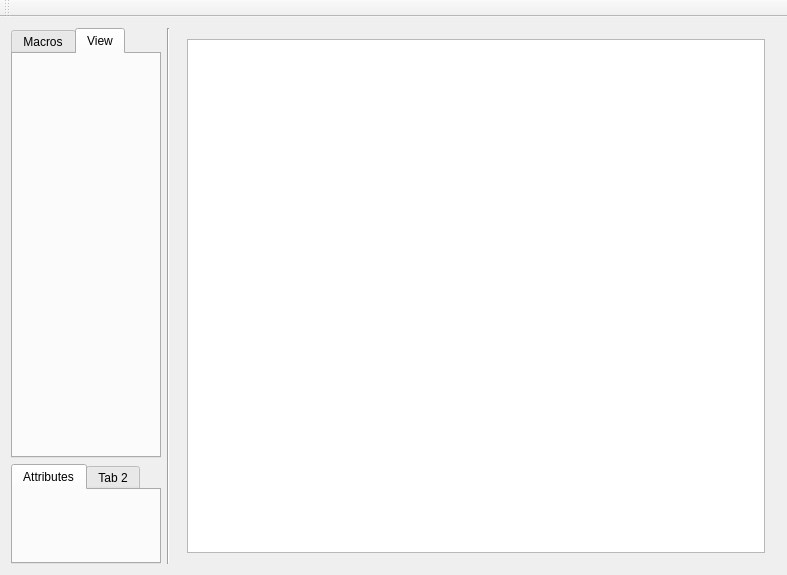
<?xml version="1.0" encoding="UTF-8"?>
<ui version="4.0">
 <class>MainWindow</class>
 <widget class="QMainWindow" name="MainWindow">
  <property name="geometry">
   <rect>
    <x>0</x>
    <y>0</y>
    <width>785</width>
    <height>575</height>
   </rect>
  </property>
  <property name="windowTitle">
   <string>TerrainBuilder</string>
  </property>
  <property name="windowIcon">
   <iconset resource="../resource.qrc">
    <normaloff>:/icon/resource/image/earth.ico</normaloff>:/icon/resource/image/earth.ico</iconset>
  </property>
  <widget class="QWidget" name="centralWidget">
   <layout class="QHBoxLayout" name="horizontalLayout_4">
    <item>
     <layout class="QVBoxLayout" name="verticalLayout_4">
      <item>
       <widget class="QTabWidget" name="design_TW">
        <property name="minimumSize">
         <size>
          <width>150</width>
          <height>0</height>
         </size>
        </property>
        <property name="maximumSize">
         <size>
          <width>200</width>
          <height>16777215</height>
         </size>
        </property>
        <property name="currentIndex">
         <number>1</number>
        </property>
        <widget class="QWidget" name="macro_tab">
         <attribute name="title">
          <string>Macros</string>
         </attribute>
         <layout class="QVBoxLayout" name="verticalLayout">
          <item>
           <layout class="QHBoxLayout" name="horizontalLayout_5">
            <item>
             <widget class="QPushButton" name="select_BT">
              <property name="styleSheet">
               <string notr="true"/>
              </property>
              <property name="text">
               <string>选择</string>
              </property>
             </widget>
            </item>
            <item>
             <widget class="QPushButton" name="connect_BT">
              <property name="text">
               <string>链接</string>
              </property>
             </widget>
            </item>
           </layout>
          </item>
          <item>
           <widget class="QToolBox" name="toolBox">
            <property name="currentIndex">
             <number>4</number>
            </property>
            <widget class="QWidget" name="page">
             <property name="geometry">
              <rect>
               <x>0</x>
               <y>0</y>
               <width>98</width>
               <height>89</height>
              </rect>
             </property>
             <attribute name="label">
              <string>Generator</string>
             </attribute>
             <layout class="QVBoxLayout" name="verticalLayout_3">
              <item>
               <widget class="QScrollArea" name="scrollArea">
                <property name="widgetResizable">
                 <bool>true</bool>
                </property>
                <widget class="QWidget" name="scrollAreaWidgetContents_2">
                 <property name="geometry">
                  <rect>
                   <x>0</x>
                   <y>0</y>
                   <width>106</width>
                   <height>156</height>
                  </rect>
                 </property>
                 <layout class="QVBoxLayout" name="verticalLayout_2">
                  <item>
                   <layout class="QHBoxLayout" name="horizontalLayout">
                    <item>
                     <widget class="QPushButton" name="layout_Gen_BT">
                      <property name="sizePolicy">
                       <sizepolicy hsizetype="Fixed" vsizetype="Fixed">
                        <horstretch>0</horstretch>
                        <verstretch>0</verstretch>
                       </sizepolicy>
                      </property>
                      <property name="minimumSize">
                       <size>
                        <width>40</width>
                        <height>40</height>
                       </size>
                      </property>
                      <property name="styleSheet">
                       <string notr="true">border-image: url(:/icon/resource/image/tool/layout.ico);</string>
                      </property>
                      <property name="text">
                       <string/>
                      </property>
                     </widget>
                    </item>
                    <item>
                     <widget class="QPushButton" name="constant_Gen_BT">
                      <property name="sizePolicy">
                       <sizepolicy hsizetype="Fixed" vsizetype="Fixed">
                        <horstretch>0</horstretch>
                        <verstretch>0</verstretch>
                       </sizepolicy>
                      </property>
                      <property name="minimumSize">
                       <size>
                        <width>40</width>
                        <height>40</height>
                       </size>
                      </property>
                      <property name="styleSheet">
                       <string notr="true">border-image: url(:/icon/resource/image/tool/constant.ico);</string>
                      </property>
                      <property name="text">
                       <string/>
                      </property>
                     </widget>
                    </item>
                   </layout>
                  </item>
                  <item>
                   <layout class="QHBoxLayout" name="horizontalLayout_2">
                    <item>
                     <widget class="QPushButton" name="gradient_Gen_BT">
                      <property name="sizePolicy">
                       <sizepolicy hsizetype="Fixed" vsizetype="Fixed">
                        <horstretch>0</horstretch>
                        <verstretch>0</verstretch>
                       </sizepolicy>
                      </property>
                      <property name="minimumSize">
                       <size>
                        <width>40</width>
                        <height>40</height>
                       </size>
                      </property>
                      <property name="styleSheet">
                       <string notr="true">border-image: url(:/icon/resource/image/tool/gradient.ico);</string>
                      </property>
                      <property name="text">
                       <string/>
                      </property>
                     </widget>
                    </item>
                    <item>
                     <widget class="QPushButton" name="perlin_Gen_BT">
                      <property name="sizePolicy">
                       <sizepolicy hsizetype="Fixed" vsizetype="Fixed">
                        <horstretch>0</horstretch>
                        <verstretch>0</verstretch>
                       </sizepolicy>
                      </property>
                      <property name="minimumSize">
                       <size>
                        <width>40</width>
                        <height>40</height>
                       </size>
                      </property>
                      <property name="styleSheet">
                       <string notr="true">border-image: url(:/icon/resource/image/tool/perlin.ico);</string>
                      </property>
                      <property name="text">
                       <string/>
                      </property>
                     </widget>
                    </item>
                   </layout>
                  </item>
                  <item>
                   <layout class="QHBoxLayout" name="horizontalLayout_3">
                    <item>
                     <widget class="QPushButton" name="radial_Gen_BT">
                      <property name="sizePolicy">
                       <sizepolicy hsizetype="Fixed" vsizetype="Fixed">
                        <horstretch>0</horstretch>
                        <verstretch>0</verstretch>
                       </sizepolicy>
                      </property>
                      <property name="minimumSize">
                       <size>
                        <width>40</width>
                        <height>40</height>
                       </size>
                      </property>
                      <property name="styleSheet">
                       <string notr="true">border-image: url(:/icon/resource/image/tool/radial.ico);</string>
                      </property>
                      <property name="text">
                       <string/>
                      </property>
                     </widget>
                    </item>
                    <item>
                     <widget class="QPushButton" name="voronoi_Gen_BT">
                      <property name="sizePolicy">
                       <sizepolicy hsizetype="Fixed" vsizetype="Fixed">
                        <horstretch>0</horstretch>
                        <verstretch>0</verstretch>
                       </sizepolicy>
                      </property>
                      <property name="minimumSize">
                       <size>
                        <width>40</width>
                        <height>40</height>
                       </size>
                      </property>
                      <property name="styleSheet">
                       <string notr="true">border-image: url(:/icon/resource/image/tool/voronoi.ico);</string>
                      </property>
                      <property name="text">
                       <string/>
                      </property>
                     </widget>
                    </item>
                   </layout>
                  </item>
                 </layout>
                 <zorder></zorder>
                 <zorder></zorder>
                 <zorder></zorder>
                </widget>
               </widget>
              </item>
             </layout>
            </widget>
            <widget class="QWidget" name="page_2">
             <property name="geometry">
              <rect>
               <x>0</x>
               <y>0</y>
               <width>98</width>
               <height>89</height>
              </rect>
             </property>
             <attribute name="label">
              <string>Conbiner</string>
             </attribute>
             <layout class="QVBoxLayout" name="verticalLayout_6">
              <item>
               <widget class="QScrollArea" name="scrollArea_2">
                <property name="widgetResizable">
                 <bool>true</bool>
                </property>
                <widget class="QWidget" name="scrollAreaWidgetContents">
                 <property name="geometry">
                  <rect>
                   <x>0</x>
                   <y>0</y>
                   <width>106</width>
                   <height>60</height>
                  </rect>
                 </property>
                 <layout class="QVBoxLayout" name="verticalLayout_8">
                  <item>
                   <layout class="QHBoxLayout" name="horizontalLayout_6">
                    <item>
                     <widget class="QPushButton" name="simple_Con_BT">
                      <property name="sizePolicy">
                       <sizepolicy hsizetype="Fixed" vsizetype="Fixed">
                        <horstretch>0</horstretch>
                        <verstretch>0</verstretch>
                       </sizepolicy>
                      </property>
                      <property name="minimumSize">
                       <size>
                        <width>40</width>
                        <height>40</height>
                       </size>
                      </property>
                      <property name="styleSheet">
                       <string notr="true">border-image: url(:/icon/resource/image/tool/simple.ico);</string>
                      </property>
                      <property name="text">
                       <string/>
                      </property>
                     </widget>
                    </item>
                    <item>
                     <widget class="QPushButton" name="complex_Con_BT">
                      <property name="sizePolicy">
                       <sizepolicy hsizetype="Fixed" vsizetype="Fixed">
                        <horstretch>0</horstretch>
                        <verstretch>0</verstretch>
                       </sizepolicy>
                      </property>
                      <property name="minimumSize">
                       <size>
                        <width>40</width>
                        <height>40</height>
                       </size>
                      </property>
                      <property name="styleSheet">
                       <string notr="true">border-image: url(:/icon/resource/image/tool/constraint.ico);</string>
                      </property>
                      <property name="text">
                       <string/>
                      </property>
                     </widget>
                    </item>
                   </layout>
                  </item>
                 </layout>
                </widget>
               </widget>
              </item>
             </layout>
            </widget>
            <widget class="QWidget" name="page_3">
             <property name="geometry">
              <rect>
               <x>0</x>
               <y>0</y>
               <width>98</width>
               <height>89</height>
              </rect>
             </property>
             <attribute name="label">
              <string>Filter</string>
             </attribute>
             <layout class="QVBoxLayout" name="verticalLayout_7">
              <item>
               <widget class="QScrollArea" name="scrollArea_3">
                <property name="widgetResizable">
                 <bool>true</bool>
                </property>
                <widget class="QWidget" name="scrollAreaWidgetContents_3">
                 <property name="geometry">
                  <rect>
                   <x>0</x>
                   <y>0</y>
                   <width>106</width>
                   <height>108</height>
                  </rect>
                 </property>
                 <layout class="QVBoxLayout" name="verticalLayout_5">
                  <item>
                   <layout class="QHBoxLayout" name="horizontalLayout_7">
                    <item>
                     <widget class="QPushButton" name="blur_Filter_BT">
                      <property name="sizePolicy">
                       <sizepolicy hsizetype="Fixed" vsizetype="Fixed">
                        <horstretch>0</horstretch>
                        <verstretch>0</verstretch>
                       </sizepolicy>
                      </property>
                      <property name="minimumSize">
                       <size>
                        <width>40</width>
                        <height>40</height>
                       </size>
                      </property>
                      <property name="styleSheet">
                       <string notr="true">border-image: url(:/icon/resource/image/tool/blur.ico);</string>
                      </property>
                      <property name="text">
                       <string/>
                      </property>
                     </widget>
                    </item>
                    <item>
                     <widget class="QPushButton" name="clamp_Filter_BT">
                      <property name="sizePolicy">
                       <sizepolicy hsizetype="Fixed" vsizetype="Fixed">
                        <horstretch>0</horstretch>
                        <verstretch>0</verstretch>
                       </sizepolicy>
                      </property>
                      <property name="minimumSize">
                       <size>
                        <width>40</width>
                        <height>40</height>
                       </size>
                      </property>
                      <property name="styleSheet">
                       <string notr="true">border-image: url(:/icon/resource/image/tool/clamp.ico);</string>
                      </property>
                      <property name="text">
                       <string/>
                      </property>
                     </widget>
                    </item>
                   </layout>
                  </item>
                  <item>
                   <layout class="QHBoxLayout" name="horizontalLayout_8">
                    <item>
                     <widget class="QPushButton" name="noise_Filter_BT">
                      <property name="sizePolicy">
                       <sizepolicy hsizetype="Fixed" vsizetype="Fixed">
                        <horstretch>0</horstretch>
                        <verstretch>0</verstretch>
                       </sizepolicy>
                      </property>
                      <property name="minimumSize">
                       <size>
                        <width>40</width>
                        <height>40</height>
                       </size>
                      </property>
                      <property name="styleSheet">
                       <string notr="true">border-image: url(:/icon/resource/image/tool/noise.ico);</string>
                      </property>
                      <property name="text">
                       <string/>
                      </property>
                     </widget>
                    </item>
                    <item>
                     <widget class="QPushButton" name="terrace_Filter_BT">
                      <property name="sizePolicy">
                       <sizepolicy hsizetype="Fixed" vsizetype="Fixed">
                        <horstretch>0</horstretch>
                        <verstretch>0</verstretch>
                       </sizepolicy>
                      </property>
                      <property name="minimumSize">
                       <size>
                        <width>40</width>
                        <height>40</height>
                       </size>
                      </property>
                      <property name="styleSheet">
                       <string notr="true">border-image: url(:/icon/resource/image/tool/terrace.ico);</string>
                      </property>
                      <property name="text">
                       <string/>
                      </property>
                     </widget>
                    </item>
                   </layout>
                  </item>
                 </layout>
                </widget>
               </widget>
              </item>
             </layout>
            </widget>
            <widget class="QWidget" name="page_4">
             <property name="geometry">
              <rect>
               <x>0</x>
               <y>0</y>
               <width>98</width>
               <height>89</height>
              </rect>
             </property>
             <attribute name="label">
              <string>Math</string>
             </attribute>
             <layout class="QVBoxLayout" name="verticalLayout_10">
              <item>
               <widget class="QScrollArea" name="scrollArea_4">
                <property name="widgetResizable">
                 <bool>true</bool>
                </property>
                <widget class="QWidget" name="scrollAreaWidgetContents_4">
                 <property name="geometry">
                  <rect>
                   <x>0</x>
                   <y>0</y>
                   <width>106</width>
                   <height>156</height>
                  </rect>
                 </property>
                 <layout class="QVBoxLayout" name="verticalLayout_9">
                  <item>
                   <layout class="QHBoxLayout" name="horizontalLayout_9">
                    <item>
                     <widget class="QPushButton" name="add_Math_BT">
                      <property name="sizePolicy">
                       <sizepolicy hsizetype="Fixed" vsizetype="Fixed">
                        <horstretch>0</horstretch>
                        <verstretch>0</verstretch>
                       </sizepolicy>
                      </property>
                      <property name="minimumSize">
                       <size>
                        <width>40</width>
                        <height>40</height>
                       </size>
                      </property>
                      <property name="styleSheet">
                       <string notr="true">border-image: url(:/icon/resource/image/tool/add.ico);</string>
                      </property>
                      <property name="text">
                       <string/>
                      </property>
                     </widget>
                    </item>
                    <item>
                     <widget class="QPushButton" name="subtract_Math_BT">
                      <property name="sizePolicy">
                       <sizepolicy hsizetype="Fixed" vsizetype="Fixed">
                        <horstretch>0</horstretch>
                        <verstretch>0</verstretch>
                       </sizepolicy>
                      </property>
                      <property name="minimumSize">
                       <size>
                        <width>40</width>
                        <height>40</height>
                       </size>
                      </property>
                      <property name="styleSheet">
                       <string notr="true">border-image: url(:/icon/resource/image/tool/subtract.ico);</string>
                      </property>
                      <property name="text">
                       <string/>
                      </property>
                     </widget>
                    </item>
                   </layout>
                  </item>
                  <item>
                   <layout class="QHBoxLayout" name="horizontalLayout_10">
                    <item>
                     <widget class="QPushButton" name="multiply_Math_BT">
                      <property name="sizePolicy">
                       <sizepolicy hsizetype="Fixed" vsizetype="Fixed">
                        <horstretch>0</horstretch>
                        <verstretch>0</verstretch>
                       </sizepolicy>
                      </property>
                      <property name="minimumSize">
                       <size>
                        <width>40</width>
                        <height>40</height>
                       </size>
                      </property>
                      <property name="styleSheet">
                       <string notr="true">border-image: url(:/icon/resource/image/tool/multiply.ico);</string>
                      </property>
                      <property name="text">
                       <string/>
                      </property>
                     </widget>
                    </item>
                    <item>
                     <widget class="QPushButton" name="divide_Math_BT">
                      <property name="sizePolicy">
                       <sizepolicy hsizetype="Fixed" vsizetype="Fixed">
                        <horstretch>0</horstretch>
                        <verstretch>0</verstretch>
                       </sizepolicy>
                      </property>
                      <property name="minimumSize">
                       <size>
                        <width>40</width>
                        <height>40</height>
                       </size>
                      </property>
                      <property name="styleSheet">
                       <string notr="true">border-image: url(:/icon/resource/image/tool/divide.ico);</string>
                      </property>
                      <property name="text">
                       <string/>
                      </property>
                     </widget>
                    </item>
                   </layout>
                  </item>
                  <item>
                   <layout class="QHBoxLayout" name="horizontalLayout_11">
                    <item>
                     <widget class="QPushButton" name="invert_Math_BT">
                      <property name="sizePolicy">
                       <sizepolicy hsizetype="Fixed" vsizetype="Fixed">
                        <horstretch>0</horstretch>
                        <verstretch>0</verstretch>
                       </sizepolicy>
                      </property>
                      <property name="minimumSize">
                       <size>
                        <width>40</width>
                        <height>40</height>
                       </size>
                      </property>
                      <property name="styleSheet">
                       <string notr="true">border-image: url(:/icon/resource/image/tool/invert.ico);</string>
                      </property>
                      <property name="text">
                       <string/>
                      </property>
                     </widget>
                    </item>
                    <item>
                     <widget class="QPushButton" name="root_Math_BT">
                      <property name="sizePolicy">
                       <sizepolicy hsizetype="Fixed" vsizetype="Fixed">
                        <horstretch>0</horstretch>
                        <verstretch>0</verstretch>
                       </sizepolicy>
                      </property>
                      <property name="minimumSize">
                       <size>
                        <width>40</width>
                        <height>40</height>
                       </size>
                      </property>
                      <property name="styleSheet">
                       <string notr="true">border-image: url(:/icon/resource/image/tool/root.ico);</string>
                      </property>
                      <property name="text">
                       <string/>
                      </property>
                     </widget>
                    </item>
                   </layout>
                  </item>
                 </layout>
                </widget>
               </widget>
              </item>
             </layout>
            </widget>
            <widget class="QWidget" name="page_5">
             <property name="geometry">
              <rect>
               <x>0</x>
               <y>0</y>
               <width>126</width>
               <height>90</height>
              </rect>
             </property>
             <attribute name="label">
              <string>Nature</string>
             </attribute>
             <layout class="QVBoxLayout" name="verticalLayout_12">
              <item>
               <widget class="QScrollArea" name="scrollArea_5">
                <property name="widgetResizable">
                 <bool>true</bool>
                </property>
                <widget class="QWidget" name="scrollAreaWidgetContents_5">
                 <property name="geometry">
                  <rect>
                   <x>0</x>
                   <y>0</y>
                   <width>106</width>
                   <height>70</height>
                  </rect>
                 </property>
                 <layout class="QVBoxLayout" name="verticalLayout_11">
                  <item>
                   <layout class="QHBoxLayout" name="horizontalLayout_12">
                    <item>
                     <widget class="QPushButton" name="water_Nat_BT">
                      <property name="sizePolicy">
                       <sizepolicy hsizetype="Fixed" vsizetype="Fixed">
                        <horstretch>0</horstretch>
                        <verstretch>0</verstretch>
                       </sizepolicy>
                      </property>
                      <property name="minimumSize">
                       <size>
                        <width>40</width>
                        <height>40</height>
                       </size>
                      </property>
                      <property name="styleSheet">
                       <string notr="true">border-image: url(:/icon/resource/image/tool/water.ico);</string>
                      </property>
                      <property name="text">
                       <string/>
                      </property>
                     </widget>
                    </item>
                    <item>
                     <widget class="QPushButton" name="thermal_Nat_BT">
                      <property name="sizePolicy">
                       <sizepolicy hsizetype="Fixed" vsizetype="Fixed">
                        <horstretch>0</horstretch>
                        <verstretch>0</verstretch>
                       </sizepolicy>
                      </property>
                      <property name="minimumSize">
                       <size>
                        <width>40</width>
                        <height>40</height>
                       </size>
                      </property>
                      <property name="styleSheet">
                       <string notr="true">border-image: url(:/icon/resource/image/tool/thermal.ico);</string>
                      </property>
                      <property name="text">
                       <string/>
                      </property>
                     </widget>
                    </item>
                   </layout>
                  </item>
                 </layout>
                </widget>
               </widget>
              </item>
             </layout>
            </widget>
            <widget class="QWidget" name="page_6">
             <property name="geometry">
              <rect>
               <x>0</x>
               <y>0</y>
               <width>98</width>
               <height>28</height>
              </rect>
             </property>
             <attribute name="label">
              <string>Output</string>
             </attribute>
            </widget>
           </widget>
          </item>
         </layout>
        </widget>
        <widget class="QWidget" name="view_tab">
         <attribute name="title">
          <string>View</string>
         </attribute>
        </widget>
       </widget>
      </item>
      <item>
       <widget class="QTabWidget" name="property_TW">
        <property name="minimumSize">
         <size>
          <width>150</width>
          <height>0</height>
         </size>
        </property>
        <property name="maximumSize">
         <size>
          <width>200</width>
          <height>16777215</height>
         </size>
        </property>
        <property name="currentIndex">
         <number>0</number>
        </property>
        <widget class="QWidget" name="tab_3">
         <attribute name="title">
          <string>Attributes</string>
         </attribute>
        </widget>
        <widget class="QWidget" name="tab_4">
         <attribute name="title">
          <string>Tab 2</string>
         </attribute>
        </widget>
       </widget>
      </item>
     </layout>
    </item>
    <item>
     <widget class="Line" name="line">
      <property name="orientation">
       <enum>Qt::Vertical</enum>
      </property>
     </widget>
    </item>
    <item>
     <widget class="QWidget" name="widget" native="true">
      <property name="minimumSize">
       <size>
        <width>600</width>
        <height>500</height>
       </size>
      </property>
      <layout class="QGridLayout" name="gridLayout">
       <item row="0" column="0">
        <widget class="MainView" name="mainView"/>
       </item>
      </layout>
     </widget>
    </item>
   </layout>
  </widget>
  <widget class="QMenuBar" name="menuBar">
   <property name="geometry">
    <rect>
     <x>0</x>
     <y>0</y>
     <width>785</width>
     <height>23</height>
    </rect>
   </property>
  </widget>
  <widget class="QToolBar" name="mainToolBar">
   <attribute name="toolBarArea">
    <enum>TopToolBarArea</enum>
   </attribute>
   <attribute name="toolBarBreak">
    <bool>false</bool>
   </attribute>
  </widget>
 </widget>
 <layoutdefault spacing="6" margin="11"/>
 <customwidgets>
  <customwidget>
   <class>MainView</class>
   <extends>QGraphicsView</extends>
   <header>mainview.h</header>
  </customwidget>
 </customwidgets>
 <resources>
  <include location="../resource.qrc"/>
 </resources>
 <connections/>
</ui>
